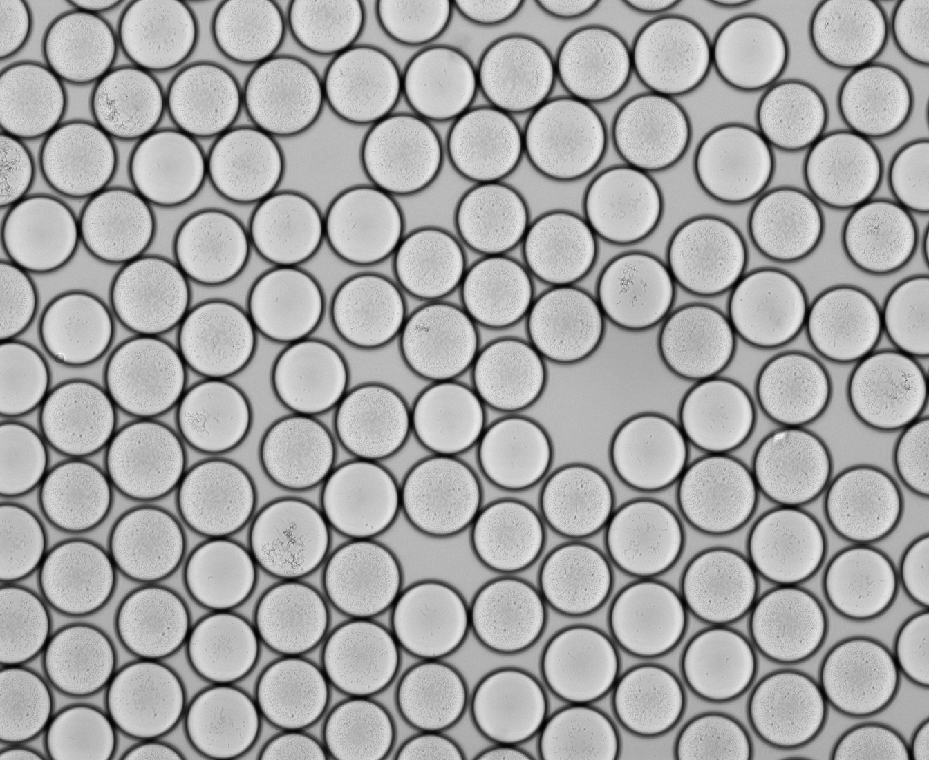
%> input picture droplet_histograms/Figure2-FigureS5/images/lambda=5/brightfield/100um_10x.tif, 929 x 760 px, shrunk from 1344 x 1100 before the run
$ octave dropletvariation_100um_MC_lambda5.m   (GNU Octave 9; MATLAB toolbox functions it lacks are replaced by stand-ins)
%> lines starting %> are read from the running program, lines starting %| are printed output that depends on the picture; in (x1, y1, x2, y2) boxes, pixels count from 0 and x2, y2 are one past the last pixel; in counts of white or black regions, pixels touching at a corner belong together; the program's own positions count from 1
%requires 2 brightfield and ImageJ-edited fluorescence photos to have more
%than 100 droplets for 150 um diameter droplets

%construct full brightfield microscopy image
image1 = imread('images/lambda=5/brightfield/100um_10x.tif')*3;
%> image1: size 760x929 uint16; min 4419, max 44013, mean 30297.6
image2 = imread('images/lambda=5/brightfield/100um_10x_2.tif')*3;
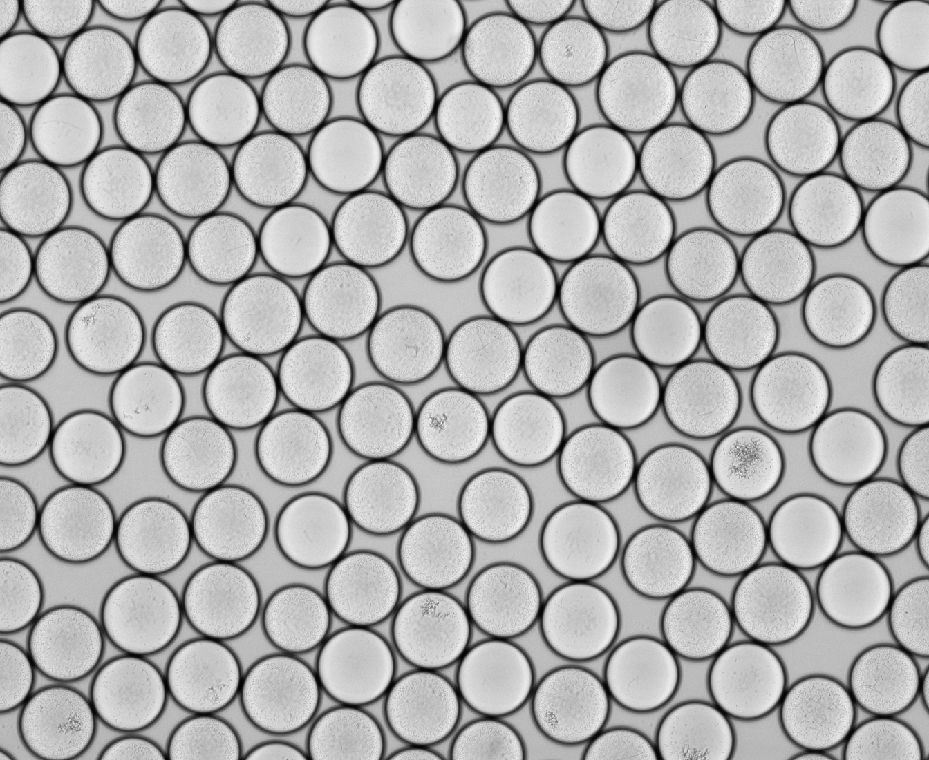
%> input picture droplet_histograms/Figure2-FigureS5/images/lambda=5/brightfield/100um_10x_2.tif, 929 x 760 px, shrunk from 1344 x 1100 before the run
%> image2: size 760x929 uint16; min 4464, max 42654, mean 30849.7
image_total = [image1 image2];
%construct full fluorescence image
image_fluor1 = (imread('images/lambda=5/fluor/100um_g_f_10x.jpg'));
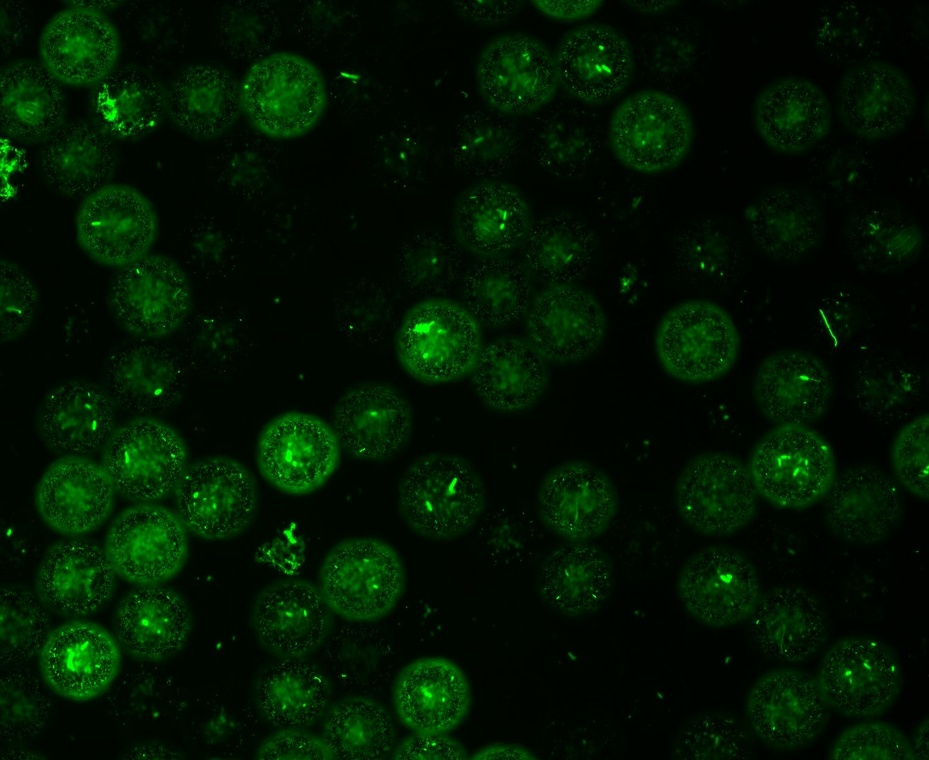
%> input picture droplet_histograms/Figure2-FigureS5/images/lambda=5/fluor/100um_g_f_10x.jpg, 929 x 760 px, shrunk from 1344 x 1100 before the run
%> image_fluor1 is the input picture: size 760x929x3 uint8; mean R, G, B 1.6, 22.5, 1.6
image_fluor2 = (imread('images/lambda=5/fluor/100um_g_f_10x_2.jpg'));
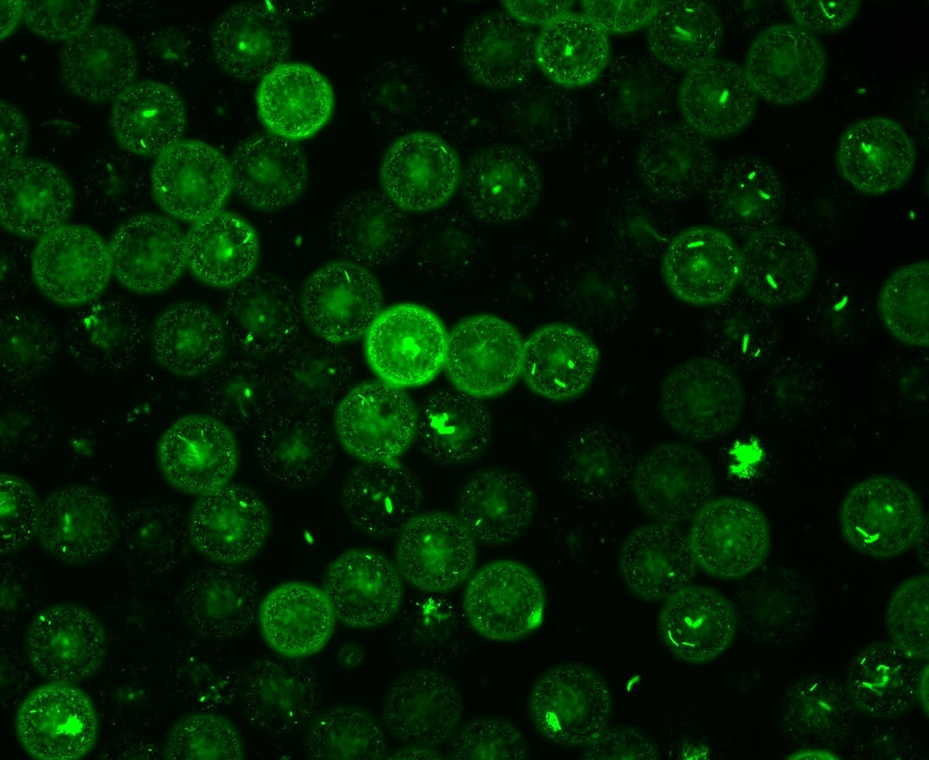
%> input picture droplet_histograms/Figure2-FigureS5/images/lambda=5/fluor/100um_g_f_10x_2.jpg, 929 x 760 px, shrunk from 1344 x 1100 before the run
%> image_fluor2 is the input picture: size 760x929x3 uint8; mean R, G, B 1.8, 31.3, 1.9
image_fluor_total = [image_fluor1 image_fluor2];
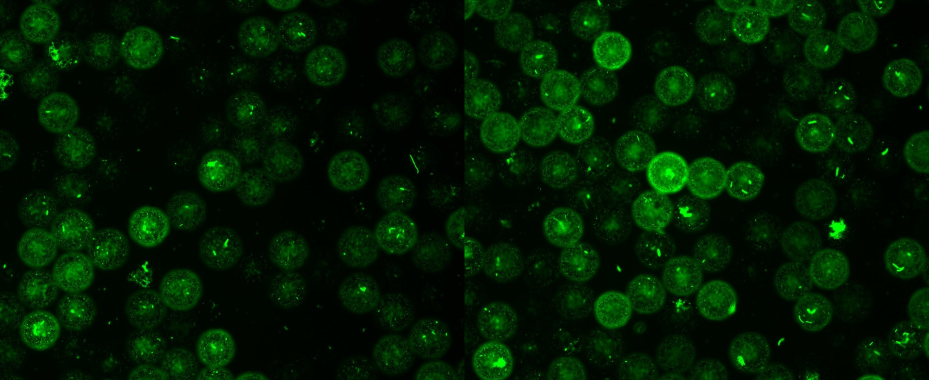
%> image_fluor_total: size 760x1858x3 uint8 (shown at 1/2 size); mean R, G, B 1.7, 26.9, 1.7

%detect droplets, may need to change sensitivity parameter to increase
%effectiveness and change diameter range to get within acceptable droplet
%size range
[centers,radii] = imfindcircles(image_total,[30 60],'Sensitivity',0.90);
%> centers = 247 rows, first 12: [361 500; 449 419; 718 416.3; 440.5 84; 41 234.5; 1424.9 678.7; 509.9 707.1; 648.5 619.5; 768.7 308.9; 649.9 453.1; 1285.5 667; 1676.9 681.3]; radii = 247 values, max 40.72 at index 246, min 30.99 at index 244, mean 34.95
imshow(image_total)
imshow(image_fluor_total)
hold on
h = viscircles(centers, radii)
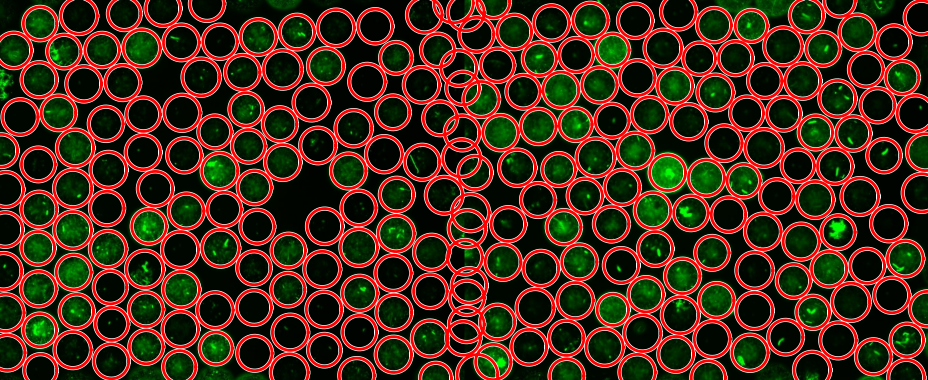
%> figure redrawn from the program's plot data; shown at 1/2 size
num_circles = length(centers);
%> num_circles = 247
hold off

%go through each droplet and calculate and track brightness value
intensity_tracker_100um_lambda5 = zeros(num_circles,1);
for n=1:num_circles
    center = centers(n,:);
    radius = radii(n);

    [xgrid, ygrid] = meshgrid(1:size(image_total,2), 1:size(image_total,1));
    mask = ((xgrid-center(1,1)).^2 + (ygrid-center(1,2)).^2) <= radius.^2;
    intensity_droplet = (image_fluor_total(mask));

    intensity=sum(intensity_droplet);
    norm_intensity = intensity/(radius.^2*pi);
    intensity_tracker_100um_lambda5(n) = norm_intensity;
end
%> this loop made 247 passes
%> (center, radius, intensity, norm_intensity) on passes 1 to 3: ([361 500], 36.43, 1089, 0.261), ([449 419], 33.89, 477, 0.132), ([718 416.3], 34.48, 2168, 0.58)
%> pass 1, `mask = ((xgrid-center(1,1)).^2 + (ygrid-center(1,2)).^2) <= radius.^2;`:
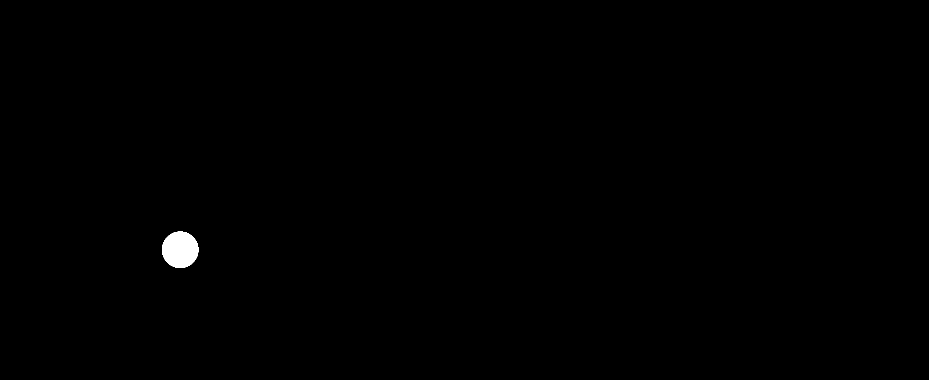
%> mask: size 760x1858 logical (shown at 1/2 size); 0.3% white; 1 white region, box (x1, y1, x2, y2) and area: (324, 463, 397, 536) 4189
%> pass 3, `mask = ((xgrid-center(1,1)).^2 + (ygrid-center(1,2)).^2) <= radius.^2;`:
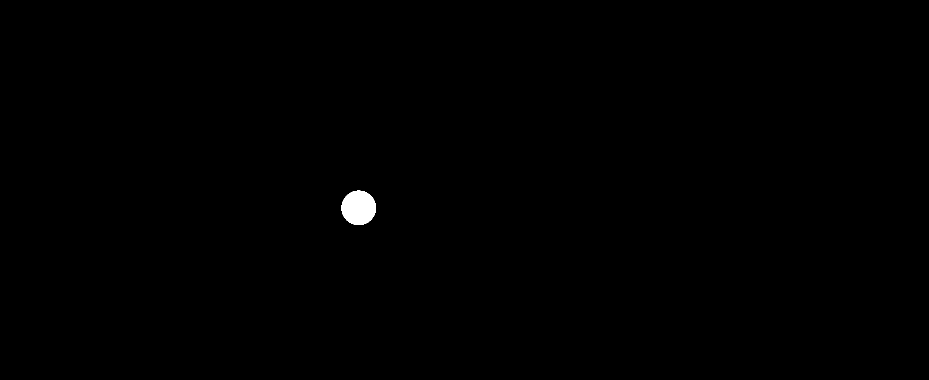
%> mask: size 760x1858 logical (shown at 1/2 size); 0.26% white; 1 white region, box (x1, y1, x2, y2) and area: (683, 381, 752, 450) 3739
%> after the loop, intensity_tracker_100um_lambda5 = 247 values, max 6.19 at index 141, min 0.0829 at index 214, mean 2.04
